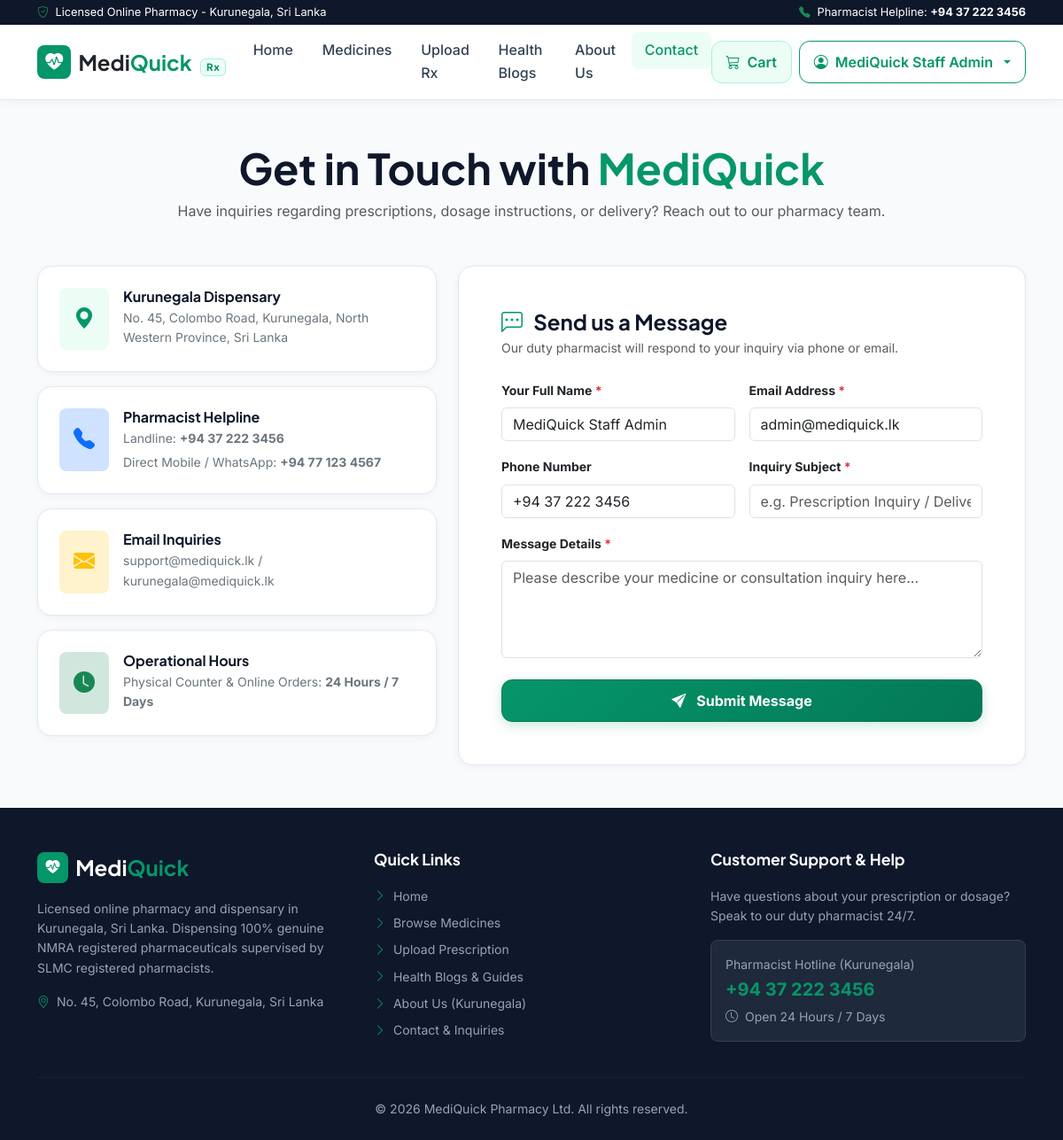
The app's page /contact.php (signed in) with its own data.
### tables this page shows
CREATE TABLE `users` (
    `id` INT AUTO_INCREMENT PRIMARY KEY,
    `name` VARCHAR(100) NOT NULL,
    `email` VARCHAR(100) NOT NULL UNIQUE,
    `password` VARCHAR(255) NOT NULL,
    `phone` VARCHAR(20) DEFAULT NULL,
    `address` TEXT DEFAULT NULL,
    `role` ENUM('customer', 'admin') DEFAULT 'customer',
    `created_at` TIMESTAMP DEFAULT CURRENT_TIMESTAMP
);

### contact.php (the view, shortened to what this page needs)
<?php
require_once __DIR__ . '/config/db.php';
$defaultName = '';
$defaultEmail = '';
$defaultPhone = '';
if (isLoggedIn()) {
    $userId = (int)$_SESSION['user_id'];
    $uRes = mysqli_query($conn, "SELECT * FROM users WHERE id = $userId LIMIT 1");
    if ($uRes && $u = mysqli_fetch_assoc($uRes)) {
        $defaultName = $u['name'] ?? '';
        $defaultEmail = $u['email'] ?? '';
        $defaultPhone = $u['phone'] ?? '';
    }
}
include_once __DIR__ . '/includes/header.php';
include_once __DIR__ . '/includes/navbar.php';
?>
<main class="py-5">
  <div class="container">
    <div class="text-center max-w-7xl mx-auto mb-5">
      <h1 class="display-5 fw-bold mb-2">Get in Touch with <span class="text-emerald">MediQuick</span></h1>
      <p class="text-muted">Have inquiries regarding prescriptions, dosage instructions, or delivery? Reach out to our pharmacy team.</p>
    </div>
    <div class="row g-4 justify-content-center">
      <div class="col-lg-5">
        <div class="card card-custom p-4 bg-white mb-3">
          <div class="d-flex align-items-start gap-3">
            <div class="rounded-3 bg-emerald-subtle text-emerald p-3">
              <i class="bi bi-geo-alt-fill fs-4"></i>
            </div>
            <div>
              <h6 class="fw-bold mb-1">Kurunegala Dispensary</h6>
              <p class="text-secondary small mb-0">No. 45, Colombo Road, Kurunegala, North Western Province, Sri Lanka</p>
            </div>
          </div>
        </div>
        <div class="card card-custom p-4 bg-white mb-3">
          <div class="d-flex align-items-start gap-3">
            <div class="rounded-3 bg-primary-subtle text-primary p-3">
              <i class="bi bi-telephone-fill fs-4"></i>
            </div>
            <div>
              <h6 class="fw-bold mb-1">Pharmacist Helpline</h6>
              <p class="text-secondary small mb-1">Landline: <strong>+94 37 222 3456</strong></p>
              <p class="text-secondary small mb-0">Direct Mobile / WhatsApp: <strong>+94 77 123 4567</strong></p>
            </div>
          </div>
        </div>
        <div class="card card-custom p-4 bg-white mb-3">
          <div class="d-flex align-items-start gap-3">
            <div class="rounded-3 bg-warning-subtle text-warning p-3">
              <i class="bi bi-envelope-fill fs-4"></i>
            </div>
            <div>
              <h6 class="fw-bold mb-1">Email Inquiries</h6>
              <p class="text-secondary small mb-0">support@mediquick.lk / kurunegala@mediquick.lk</p>
            </div>
          </div>
        </div>
        <div class="card card-custom p-4 bg-white">
          <div class="d-flex align-items-start gap-3">
            <div class="rounded-3 bg-success-subtle text-success p-3">
              <i class="bi bi-clock-fill fs-4"></i>
            </div>
            <div>
              <h6 class="fw-bold mb-1">Operational Hours</h6>
              <p class="text-secondary small mb-0">Physical Counter & Online Orders: <strong>24 Hours / 7 Days</strong></p>
            </div>
          </div>
        </div>
      </div>
      <div class="col-lg-7">
        <div class="card card-custom p-4 p-md-5 bg-white">
          <h4 class="fw-bold mb-1"><i class="bi bi-chat-left-dots text-emerald me-2"></i> Send us a Message</h4>
          <p class="text-muted small mb-4">Our duty pharmacist will respond to your inquiry via phone or email.</p>
          <form action="contact.php" method="POST">
            <div class="row g-3 mb-3">
              <div class="col-md-6">
                <label for="cName" class="form-label small fw-bold">Your Full Name <span class="text-danger">*</span></label>
                <input type="text" id="cName" name="name" class="form-control" required placeholder="e.g. Samantha Bandara" value="<?php echo htmlspecialchars($defaultName); ?>">
              </div>
              <div class="col-md-6">
                <label for="cEmail" class="form-label small fw-bold">Email Address <span class="text-danger">*</span></label>
                <input type="email" id="cEmail" name="email" class="form-control" required placeholder="e.g. samantha@gmail.com" value="<?php echo htmlspecialchars($defaultEmail); ?>">
              </div>
            </div>
            <div class="row g-3 mb-3">
              <div class="col-md-6">
                <label for="cPhone" class="form-label small fw-bold">Phone Number</label>
                <input type="tel" id="cPhone" name="phone" class="form-control" placeholder="e.g. +94 77 123 4567" value="<?php echo htmlspecialchars($defaultPhone); ?>">
              </div>
              <div class="col-md-6">
                <label for="cSubject" class="form-label small fw-bold">Inquiry Subject <span class="text-danger">*</span></label>
                <input type="text" id="cSubject" name="subject" class="form-control" required placeholder="e.g. Prescription Inquiry / Delivery Zone">
              </div>
            </div>
            <div class="mb-4">
              <label for="cMessage" class="form-label small fw-bold">Message Details <span class="text-danger">*</span></label>
              <textarea id="cMessage" name="message" class="form-control" rows="4" required placeholder="Please describe your medicine or consultation inquiry here..."></textarea>
            </div>
            <button type="submit" class="btn btn-emerald w-100 py-2.5 fw-bold">
              <i class="bi bi-send-fill me-1"></i> Submit Message
            </button>
          </form>
        </div>
      </div>
    </div>
  </div>
</main>
<?php include_once __DIR__ . '/includes/footer.php'; ?>

### assets/css/style.css (style rules this page uses)
:root { --mq-primary: #059669; --mq-primary-hover: #047857; --mq-primary-dark: #064e3b; --mq-primary-light: #ecfdf5; --mq-primary-border: #a7f3d0; --mq-sky: #0ea5e9; --mq-sky-light: #f0f9ff; --mq-dark: #0f172a; --mq-slate: #334155; --mq-muted: #64748b; --mq-light-bg: #f8fafc; --mq-card-bg: #ffffff; --mq-border: #e2e8f0; --font-sans: 'Inter', -apple-system, BlinkMacSystemFont, 'Segoe UI', Roboto, sans-serif; --font-heading: 'Plus Jakarta Sans', 'Inter', sans-serif; }
body { font-family: var(--font-sans); background-color: var(--mq-light-bg); color: var(--mq-dark); line-height: 1.6; min-height: 100vh; display: flex; flex-direction: column; -webkit-font-smoothing: antialiased; -moz-osx-font-smoothing: grayscale; }
main { flex: 1 0 auto; }
h1, h2, h3, h4, h5, h6, .font-heading { font-family: var(--font-heading); font-weight: 700; color: var(--mq-dark); }
.btn-emerald { background: linear-gradient(135deg, #059669 0%, #047857 100%); color: #ffffff; border: 1px solid #047857; font-weight: 600; border-radius: 12px; min-height: 48px; padding: 0.65rem 1.4rem; display: inline-flex; align-items: center; justify-content: center; gap: 8px; box-shadow: 0 4px 14px rgba(5, 150, 105, 0.22); transition: all 0.2s cubic-bezier(0.16, 1, 0.3, 1); }
.card-custom { background-color: #ffffff; border: 1px solid var(--mq-border); border-radius: 16px; box-shadow: 0 2px 8px rgba(15, 23, 42, 0.04); transition: transform 0.2s ease, box-shadow 0.2s ease; }
.text-emerald { color: var(--mq-primary) !important; }
.bg-emerald-subtle { background-color: var(--mq-primary-light) !important; }

### records on screen
users: name "MediQuick Staff Admin", email "admin@mediquick.lk", phone "+94 37 222 3456"

### other values on screen
$_SESSION['user_name'] "MediQuick Staff Admin"
